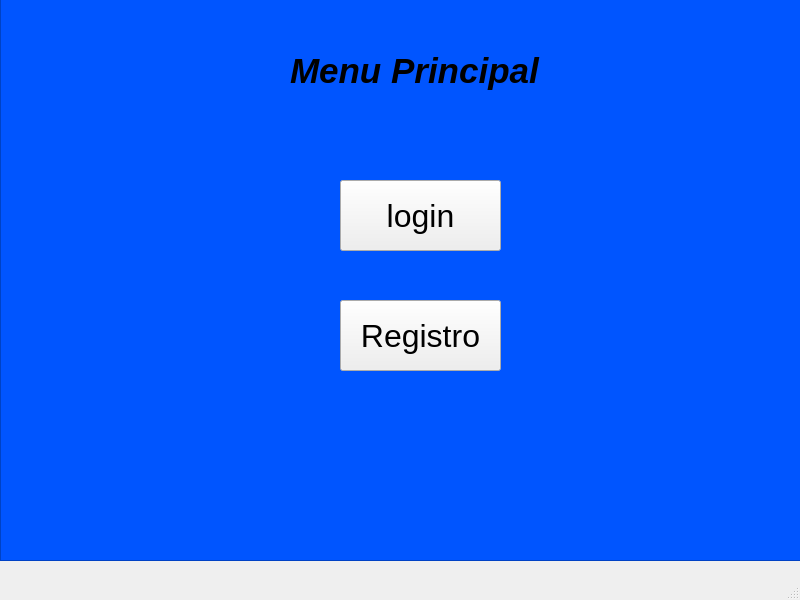
<?xml version="1.0" encoding="UTF-8"?>
<ui version="4.0">
 <class>MainWindow</class>
 <widget class="QMainWindow" name="MainWindow">
  <property name="geometry">
   <rect>
    <x>0</x>
    <y>0</y>
    <width>800</width>
    <height>600</height>
   </rect>
  </property>
  <property name="windowTitle">
   <string>MainWindow</string>
  </property>
  <widget class="QWidget" name="centralwidget">
   <widget class="QPushButton" name="pushButton_2">
    <property name="geometry">
     <rect>
      <x>340</x>
      <y>300</y>
      <width>161</width>
      <height>71</height>
     </rect>
    </property>
    <property name="font">
     <font>
      <pointsize>24</pointsize>
     </font>
    </property>
    <property name="text">
     <string>Registro</string>
    </property>
   </widget>
   <widget class="QLabel" name="label">
    <property name="geometry">
     <rect>
      <x>290</x>
      <y>30</y>
      <width>271</width>
      <height>81</height>
     </rect>
    </property>
    <property name="font">
     <font>
      <pointsize>26</pointsize>
      <italic>true</italic>
      <bold>true</bold>
     </font>
    </property>
    <property name="text">
     <string>Menu Principal</string>
    </property>
   </widget>
   <widget class="QGraphicsView" name="graphicsView">
    <property name="geometry">
     <rect>
      <x>0</x>
      <y>-10</y>
      <width>801</width>
      <height>571</height>
     </rect>
    </property>
    <property name="palette">
     <palette>
      <active>
       <colorrole role="WindowText">
        <brush brushstyle="SolidPattern">
         <color alpha="255">
          <red>0</red>
          <green>0</green>
          <blue>0</blue>
         </color>
        </brush>
       </colorrole>
       <colorrole role="Button">
        <brush brushstyle="SolidPattern">
         <color alpha="255">
          <red>0</red>
          <green>85</green>
          <blue>255</blue>
         </color>
        </brush>
       </colorrole>
       <colorrole role="Light">
        <brush brushstyle="SolidPattern">
         <color alpha="255">
          <red>127</red>
          <green>170</green>
          <blue>255</blue>
         </color>
        </brush>
       </colorrole>
       <colorrole role="Midlight">
        <brush brushstyle="SolidPattern">
         <color alpha="255">
          <red>63</red>
          <green>127</green>
          <blue>255</blue>
         </color>
        </brush>
       </colorrole>
       <colorrole role="Dark">
        <brush brushstyle="SolidPattern">
         <color alpha="255">
          <red>0</red>
          <green>42</green>
          <blue>127</blue>
         </color>
        </brush>
       </colorrole>
       <colorrole role="Mid">
        <brush brushstyle="SolidPattern">
         <color alpha="255">
          <red>0</red>
          <green>57</green>
          <blue>170</blue>
         </color>
        </brush>
       </colorrole>
       <colorrole role="Text">
        <brush brushstyle="SolidPattern">
         <color alpha="255">
          <red>0</red>
          <green>0</green>
          <blue>0</blue>
         </color>
        </brush>
       </colorrole>
       <colorrole role="BrightText">
        <brush brushstyle="SolidPattern">
         <color alpha="255">
          <red>0</red>
          <green>85</green>
          <blue>255</blue>
         </color>
        </brush>
       </colorrole>
       <colorrole role="ButtonText">
        <brush brushstyle="SolidPattern">
         <color alpha="255">
          <red>0</red>
          <green>0</green>
          <blue>0</blue>
         </color>
        </brush>
       </colorrole>
       <colorrole role="Base">
        <brush brushstyle="SolidPattern">
         <color alpha="255">
          <red>0</red>
          <green>85</green>
          <blue>255</blue>
         </color>
        </brush>
       </colorrole>
       <colorrole role="Window">
        <brush brushstyle="SolidPattern">
         <color alpha="255">
          <red>0</red>
          <green>85</green>
          <blue>255</blue>
         </color>
        </brush>
       </colorrole>
       <colorrole role="Shadow">
        <brush brushstyle="SolidPattern">
         <color alpha="255">
          <red>0</red>
          <green>0</green>
          <blue>0</blue>
         </color>
        </brush>
       </colorrole>
       <colorrole role="AlternateBase">
        <brush brushstyle="SolidPattern">
         <color alpha="255">
          <red>127</red>
          <green>170</green>
          <blue>255</blue>
         </color>
        </brush>
       </colorrole>
       <colorrole role="ToolTipBase">
        <brush brushstyle="SolidPattern">
         <color alpha="255">
          <red>255</red>
          <green>255</green>
          <blue>220</blue>
         </color>
        </brush>
       </colorrole>
       <colorrole role="ToolTipText">
        <brush brushstyle="SolidPattern">
         <color alpha="255">
          <red>0</red>
          <green>0</green>
          <blue>0</blue>
         </color>
        </brush>
       </colorrole>
       <colorrole role="PlaceholderText">
        <brush brushstyle="SolidPattern">
         <color alpha="127">
          <red>0</red>
          <green>0</green>
          <blue>0</blue>
         </color>
        </brush>
       </colorrole>
       <colorrole role="Accent">
        <brush brushstyle="SolidPattern">
         <color alpha="255">
          <red>255</red>
          <green>255</green>
          <blue>255</blue>
         </color>
        </brush>
       </colorrole>
      </active>
      <inactive>
       <colorrole role="WindowText">
        <brush brushstyle="SolidPattern">
         <color alpha="255">
          <red>0</red>
          <green>0</green>
          <blue>0</blue>
         </color>
        </brush>
       </colorrole>
       <colorrole role="Button">
        <brush brushstyle="SolidPattern">
         <color alpha="255">
          <red>0</red>
          <green>85</green>
          <blue>255</blue>
         </color>
        </brush>
       </colorrole>
       <colorrole role="Light">
        <brush brushstyle="SolidPattern">
         <color alpha="255">
          <red>127</red>
          <green>170</green>
          <blue>255</blue>
         </color>
        </brush>
       </colorrole>
       <colorrole role="Midlight">
        <brush brushstyle="SolidPattern">
         <color alpha="255">
          <red>63</red>
          <green>127</green>
          <blue>255</blue>
         </color>
        </brush>
       </colorrole>
       <colorrole role="Dark">
        <brush brushstyle="SolidPattern">
         <color alpha="255">
          <red>0</red>
          <green>42</green>
          <blue>127</blue>
         </color>
        </brush>
       </colorrole>
       <colorrole role="Mid">
        <brush brushstyle="SolidPattern">
         <color alpha="255">
          <red>0</red>
          <green>57</green>
          <blue>170</blue>
         </color>
        </brush>
       </colorrole>
       <colorrole role="Text">
        <brush brushstyle="SolidPattern">
         <color alpha="255">
          <red>0</red>
          <green>0</green>
          <blue>0</blue>
         </color>
        </brush>
       </colorrole>
       <colorrole role="BrightText">
        <brush brushstyle="SolidPattern">
         <color alpha="255">
          <red>0</red>
          <green>85</green>
          <blue>255</blue>
         </color>
        </brush>
       </colorrole>
       <colorrole role="ButtonText">
        <brush brushstyle="SolidPattern">
         <color alpha="255">
          <red>0</red>
          <green>0</green>
          <blue>0</blue>
         </color>
        </brush>
       </colorrole>
       <colorrole role="Base">
        <brush brushstyle="SolidPattern">
         <color alpha="255">
          <red>0</red>
          <green>85</green>
          <blue>255</blue>
         </color>
        </brush>
       </colorrole>
       <colorrole role="Window">
        <brush brushstyle="SolidPattern">
         <color alpha="255">
          <red>0</red>
          <green>85</green>
          <blue>255</blue>
         </color>
        </brush>
       </colorrole>
       <colorrole role="Shadow">
        <brush brushstyle="SolidPattern">
         <color alpha="255">
          <red>0</red>
          <green>0</green>
          <blue>0</blue>
         </color>
        </brush>
       </colorrole>
       <colorrole role="AlternateBase">
        <brush brushstyle="SolidPattern">
         <color alpha="255">
          <red>127</red>
          <green>170</green>
          <blue>255</blue>
         </color>
        </brush>
       </colorrole>
       <colorrole role="ToolTipBase">
        <brush brushstyle="SolidPattern">
         <color alpha="255">
          <red>255</red>
          <green>255</green>
          <blue>220</blue>
         </color>
        </brush>
       </colorrole>
       <colorrole role="ToolTipText">
        <brush brushstyle="SolidPattern">
         <color alpha="255">
          <red>0</red>
          <green>0</green>
          <blue>0</blue>
         </color>
        </brush>
       </colorrole>
       <colorrole role="PlaceholderText">
        <brush brushstyle="SolidPattern">
         <color alpha="127">
          <red>0</red>
          <green>0</green>
          <blue>0</blue>
         </color>
        </brush>
       </colorrole>
       <colorrole role="Accent">
        <brush brushstyle="SolidPattern">
         <color alpha="255">
          <red>255</red>
          <green>255</green>
          <blue>255</blue>
         </color>
        </brush>
       </colorrole>
      </inactive>
      <disabled>
       <colorrole role="WindowText">
        <brush brushstyle="SolidPattern">
         <color alpha="255">
          <red>0</red>
          <green>42</green>
          <blue>127</blue>
         </color>
        </brush>
       </colorrole>
       <colorrole role="Button">
        <brush brushstyle="SolidPattern">
         <color alpha="255">
          <red>0</red>
          <green>85</green>
          <blue>255</blue>
         </color>
        </brush>
       </colorrole>
       <colorrole role="Light">
        <brush brushstyle="SolidPattern">
         <color alpha="255">
          <red>127</red>
          <green>170</green>
          <blue>255</blue>
         </color>
        </brush>
       </colorrole>
       <colorrole role="Midlight">
        <brush brushstyle="SolidPattern">
         <color alpha="255">
          <red>63</red>
          <green>127</green>
          <blue>255</blue>
         </color>
        </brush>
       </colorrole>
       <colorrole role="Dark">
        <brush brushstyle="SolidPattern">
         <color alpha="255">
          <red>0</red>
          <green>42</green>
          <blue>127</blue>
         </color>
        </brush>
       </colorrole>
       <colorrole role="Mid">
        <brush brushstyle="SolidPattern">
         <color alpha="255">
          <red>0</red>
          <green>57</green>
          <blue>170</blue>
         </color>
        </brush>
       </colorrole>
       <colorrole role="Text">
        <brush brushstyle="SolidPattern">
         <color alpha="255">
          <red>0</red>
          <green>42</green>
          <blue>127</blue>
         </color>
        </brush>
       </colorrole>
       <colorrole role="BrightText">
        <brush brushstyle="SolidPattern">
         <color alpha="255">
          <red>0</red>
          <green>85</green>
          <blue>255</blue>
         </color>
        </brush>
       </colorrole>
       <colorrole role="ButtonText">
        <brush brushstyle="SolidPattern">
         <color alpha="255">
          <red>0</red>
          <green>42</green>
          <blue>127</blue>
         </color>
        </brush>
       </colorrole>
       <colorrole role="Base">
        <brush brushstyle="SolidPattern">
         <color alpha="255">
          <red>0</red>
          <green>85</green>
          <blue>255</blue>
         </color>
        </brush>
       </colorrole>
       <colorrole role="Window">
        <brush brushstyle="SolidPattern">
         <color alpha="255">
          <red>0</red>
          <green>85</green>
          <blue>255</blue>
         </color>
        </brush>
       </colorrole>
       <colorrole role="Shadow">
        <brush brushstyle="SolidPattern">
         <color alpha="255">
          <red>0</red>
          <green>0</green>
          <blue>0</blue>
         </color>
        </brush>
       </colorrole>
       <colorrole role="AlternateBase">
        <brush brushstyle="SolidPattern">
         <color alpha="255">
          <red>0</red>
          <green>85</green>
          <blue>255</blue>
         </color>
        </brush>
       </colorrole>
       <colorrole role="ToolTipBase">
        <brush brushstyle="SolidPattern">
         <color alpha="255">
          <red>255</red>
          <green>255</green>
          <blue>220</blue>
         </color>
        </brush>
       </colorrole>
       <colorrole role="ToolTipText">
        <brush brushstyle="SolidPattern">
         <color alpha="255">
          <red>0</red>
          <green>0</green>
          <blue>0</blue>
         </color>
        </brush>
       </colorrole>
       <colorrole role="PlaceholderText">
        <brush brushstyle="SolidPattern">
         <color alpha="127">
          <red>0</red>
          <green>42</green>
          <blue>127</blue>
         </color>
        </brush>
       </colorrole>
       <colorrole role="Accent">
        <brush brushstyle="SolidPattern">
         <color alpha="255">
          <red>76</red>
          <green>136</green>
          <blue>255</blue>
         </color>
        </brush>
       </colorrole>
      </disabled>
     </palette>
    </property>
   </widget>
   <widget class="QPushButton" name="pushButton">
    <property name="geometry">
     <rect>
      <x>340</x>
      <y>180</y>
      <width>161</width>
      <height>71</height>
     </rect>
    </property>
    <property name="font">
     <font>
      <pointsize>24</pointsize>
     </font>
    </property>
    <property name="text">
     <string>login</string>
    </property>
   </widget>
   <zorder>graphicsView</zorder>
   <zorder>pushButton_2</zorder>
   <zorder>pushButton</zorder>
   <zorder>label</zorder>
  </widget>
  <widget class="QMenuBar" name="menubar">
   <property name="geometry">
    <rect>
     <x>0</x>
     <y>0</y>
     <width>800</width>
     <height>21</height>
    </rect>
   </property>
  </widget>
  <widget class="QStatusBar" name="statusbar"/>
 </widget>
 <resources/>
 <connections/>
</ui>
